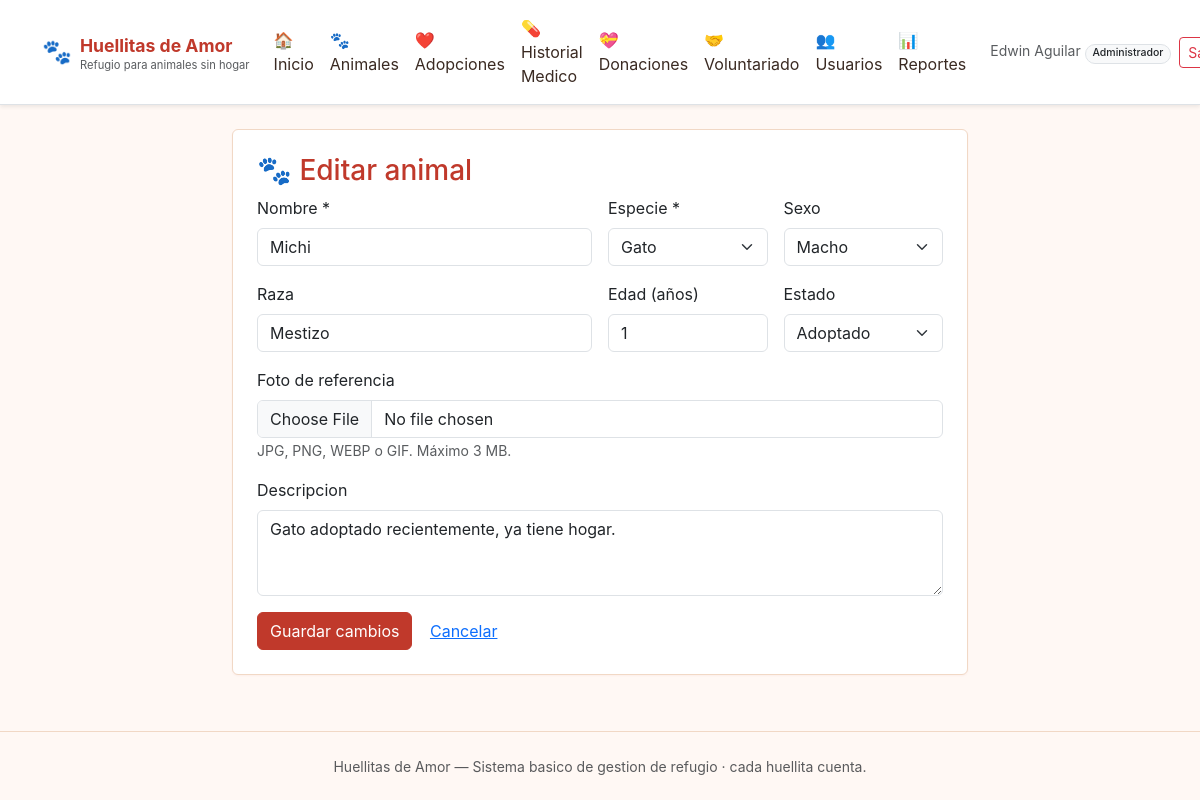
Page /animal_form.php?id=5 (signed in) on the committed database.
### tables this page shows
CREATE TABLE `animales` (
  `id` INT AUTO_INCREMENT PRIMARY KEY,
  `nombre` VARCHAR(80) NOT NULL,
  `especie` VARCHAR(40) NOT NULL,
  `raza` VARCHAR(80) DEFAULT NULL,
  `edad` INT DEFAULT 0,
  `sexo` ENUM('macho','hembra') DEFAULT NULL,
  `descripcion` TEXT,
  `estado` ENUM('disponible','adoptado','en_tratamiento','no_disponible') NOT NULL DEFAULT 'disponible',
  `fecha_ingreso` DATE DEFAULT NULL,
  `foto` VARCHAR(255) DEFAULT NULL,
  `creado_en` DATETIME NOT NULL DEFAULT CURRENT_TIMESTAMP
);

### includes/db.php (called while the page is built)
<?php
require_once __DIR__ . '/config.php';
function db(): PDO {
    static $pdo = null;
    if ($pdo === null) {
        global $DB_HOST, $DB_PORT, $DB_NAME, $DB_USER, $DB_PASS;
        $dsn = "mysql:host={$DB_HOST};port={$DB_PORT};dbname={$DB_NAME};charset=utf8mb4";
        try {
            $pdo = new PDO($dsn, $DB_USER, $DB_PASS, [
                PDO::ATTR_ERRMODE => PDO::ERRMODE_EXCEPTION,
                PDO::ATTR_DEFAULT_FETCH_MODE => PDO::FETCH_ASSOC,
                PDO::ATTR_EMULATE_PREPARES => false,
            ]);
        } catch (PDOException $e) {
            http_response_code(500);
            die(
                "No se pudo conectar a la base de datos: "
                . htmlspecialchars($e->getMessage())
                . "<br><br>Sugerencia: importa el archivo <code>db.sql</code> desde phpMyAdmin"
                . " (crea la base <code>refujio_de_animales</code>) y verifica las credenciales en"
                . " <code>includes/config.php</code>."
            );
        }
    }
    return $pdo;
}

### includes/auth.php (called while the page is built, shortened)
<?php
require_once __DIR__ . '/config.php';
function e(?string $s): string {
    return htmlspecialchars((string)$s, ENT_QUOTES, 'UTF-8');
}

### includes/config.php (called while the page is built, shortened)
<?php
$__script = $_SERVER['SCRIPT_NAME'] ?? '';
$__base   = str_replace('\\', '/', dirname($__script));
$BASE_URL = ($__base === '/' || $__base === '.' || $__base === '') ? '' : rtrim($__base, '/');

### animal_form.php (the view, shortened to what this page needs)
<?php
require_once __DIR__ . '/includes/auth.php';
require_once __DIR__ . '/includes/db.php';
$id = isset($_GET['id']) ? (int)$_GET['id'] : 0;
$row = ['id'=>0,'nombre'=>'','especie'=>'perro','raza'=>'','edad'=>0,'sexo'=>'macho','descripcion'=>'','estado'=>'disponible','foto'=>null];
if ($id) {
    $stmt = db()->prepare("SELECT * FROM animales WHERE id = ?");
    $stmt->execute([$id]);
    $found = $stmt->fetch();
    $row = $found;
}
include __DIR__ . '/includes/header.php';
?>
<div class="row justify-content-center">
  <div class="col-md-8">
    <div class="card p-4">
      <h3 class="text-primary">🐾 <?= $id ? 'Editar' : 'Registrar' ?> animal</h3>
      <form method="post" class="row g-3" enctype="multipart/form-data">
        <div class="col-md-6">
          <label class="form-label">Nombre *</label>
          <input class="form-control" name="nombre" required value="<?= e($row['nombre']) ?>">
        </div>
        <div class="col-md-3">
          <label class="form-label">Especie *</label>
          <select class="form-select" name="especie" required>
            <?php foreach (['perro','gato','conejo','ave','otro'] as $sp): ?>
              <option value="<?= e($sp) ?>" <?= $row['especie']===$sp?'selected':'' ?>><?= e(ucfirst($sp)) ?></option>
            <?php endforeach; ?>
          </select>
        </div>
        <div class="col-md-3">
          <label class="form-label">Sexo</label>
          <select class="form-select" name="sexo">
            <option value="macho"  <?= $row['sexo']==='macho'?'selected':'' ?>>Macho</option>
          </select>
        </div>
        <div class="col-md-6">
          <label class="form-label">Raza</label>
          <input class="form-control" name="raza" value="<?= e($row['raza']) ?>">
        </div>
        <div class="col-md-3">
          <label class="form-label">Edad (a&ntilde;os)</label>
          <input class="form-control" type="number" min="0" max="40" name="edad" value="<?= e((string)$row['edad']) ?>">
        </div>
        <div class="col-md-3">
          <label class="form-label">Estado</label>
          <select class="form-select" name="estado">
            <?php foreach (['disponible','en_tratamiento','no_disponible','adoptado'] as $s): ?>
              <option value="<?= e($s) ?>" <?= $row['estado']===$s?'selected':'' ?>><?= e(ucfirst(str_replace('_',' ',$s))) ?></option>
            <?php endforeach; ?>
          </select>
        </div>
        <div class="col-12">
          <label class="form-label">Foto de referencia</label>
          <input class="form-control" type="file" name="foto" accept="image/jpeg,image/png,image/webp,image/gif">
          <small class="text-muted">JPG, PNG, WEBP o GIF. M&aacute;ximo 3 MB.</small>
        </div>
        <div class="col-12">
          <label class="form-label">Descripcion</label>
          <textarea class="form-control" name="descripcion" rows="3"><?= e($row['descripcion']) ?></textarea>
        </div>
        <div class="col-12">
          <button class="btn btn-primary"><?= $id ? 'Guardar cambios' : 'Registrar' ?></button>
          <a class="btn btn-link" href="<?= e($BASE_URL) ?>/animales.php">Cancelar</a>
        </div>
      </form>
    </div>
  </div>
</div>
<?php include __DIR__ . '/includes/footer.php'; ?>

### assets/style.css (style rules this page uses)
:root { --primary: #c0392b; --primary-dark: #a32d20; --primary-light: #fdecea; --warm-bg: #fff8f4; --warm-border: #f1d8c5; --text: #3a2a22; --muted: #8b6c5e; }
body { background: var(--warm-bg); color: var(--text); font-family: -apple-system, BlinkMacSystemFont, "Segoe UI", Roboto, "Helvetica Neue", sans-serif; }
.card { border: 1px solid var(--warm-border); box-shadow: 0 1px 2px rgba(192,57,43,.05); transition: transform .15s ease, box-shadow .15s ease; }
.btn-primary { background: var(--primary); border-color: var(--primary); }
.text-primary { color: var(--primary) !important; }
a { color: var(--primary); }

### rows in the picture
animales: nombre "Michi", especie "Gato", sexo "Macho", raza "Mestizo", edad "1", estado "Adoptado", descripcion "Gato adoptado recientemente, ya tiene hogar."

### other values in the picture
$APP_NAME "Huellitas de Amor"
$APP_LEMA "Refugio para animales sin hogar"
$lk[0] "🏠"
$lk[1] "Inicio"
$lk[0] "🐾"
$lk[1] "Animales"
$lk[0] "❤️"
$lk[1] "Adopciones"
$lk[0] "💊"
$lk[1] "Historial Medico"
$lk[0] "💝"
$lk[1] "Donaciones"
$lk[0] "🤝"
$lk[1] "Voluntariado"
$lk[0] "👥"
